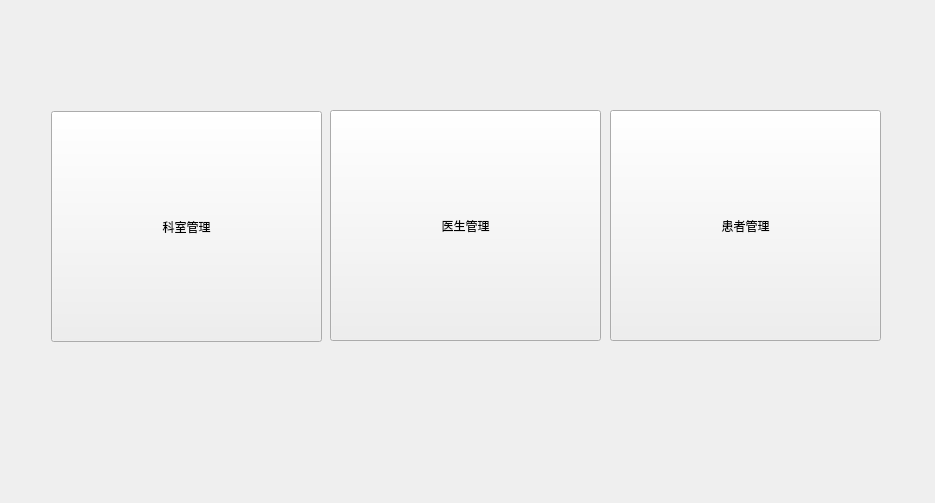
<?xml version="1.0" encoding="UTF-8"?>
<ui version="4.0">
 <class>WelcomeView</class>
 <widget class="QWidget" name="WelcomeView">
  <property name="geometry">
   <rect>
    <x>0</x>
    <y>0</y>
    <width>935</width>
    <height>503</height>
   </rect>
  </property>
  <property name="windowTitle">
   <string>欢迎</string>
  </property>
  <widget class="QPushButton" name="btDepartment">
   <property name="geometry">
    <rect>
     <x>51</x>
     <y>111</y>
     <width>271</width>
     <height>231</height>
    </rect>
   </property>
   <property name="sizePolicy">
    <sizepolicy hsizetype="Preferred" vsizetype="Preferred">
     <horstretch>0</horstretch>
     <verstretch>0</verstretch>
    </sizepolicy>
   </property>
   <property name="text">
    <string>科室管理</string>
   </property>
  </widget>
  <widget class="QPushButton" name="btDoctor">
   <property name="geometry">
    <rect>
     <x>330</x>
     <y>110</y>
     <width>271</width>
     <height>231</height>
    </rect>
   </property>
   <property name="sizePolicy">
    <sizepolicy hsizetype="Preferred" vsizetype="Preferred">
     <horstretch>0</horstretch>
     <verstretch>0</verstretch>
    </sizepolicy>
   </property>
   <property name="text">
    <string>医生管理</string>
   </property>
  </widget>
  <widget class="QPushButton" name="btPatient">
   <property name="geometry">
    <rect>
     <x>610</x>
     <y>110</y>
     <width>271</width>
     <height>231</height>
    </rect>
   </property>
   <property name="sizePolicy">
    <sizepolicy hsizetype="Preferred" vsizetype="Preferred">
     <horstretch>0</horstretch>
     <verstretch>0</verstretch>
    </sizepolicy>
   </property>
   <property name="text">
    <string>患者管理</string>
   </property>
  </widget>
 </widget>
 <resources/>
 <connections/>
</ui>
